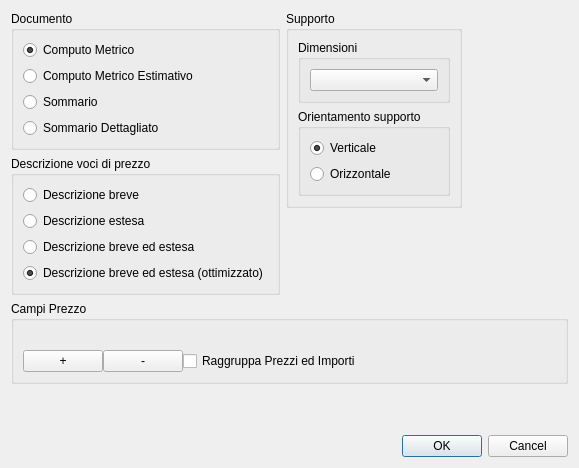
<?xml version="1.0" encoding="UTF-8"?>
<ui version="4.0">
 <class>BillPrinterGUI</class>
 <widget class="QDialog" name="BillPrinterGUI">
  <property name="geometry">
   <rect>
    <x>0</x>
    <y>0</y>
    <width>579</width>
    <height>468</height>
   </rect>
  </property>
  <property name="windowTitle">
   <string>Stampa Computo su file ODT</string>
  </property>
  <layout class="QGridLayout" name="gridLayout_2">
   <item row="0" column="0">
    <layout class="QVBoxLayout" name="verticalLayout_2">
     <item>
      <widget class="QGroupBox" name="groupBox_2">
       <property name="title">
        <string>Documento</string>
       </property>
       <layout class="QGridLayout" name="gridLayout_3">
        <item row="3" column="0">
         <widget class="QRadioButton" name="printSummaryWithDetailsRadioButton">
          <property name="text">
           <string>Sommario Dettagliato</string>
          </property>
          <property name="checked">
           <bool>false</bool>
          </property>
         </widget>
        </item>
        <item row="2" column="0">
         <widget class="QRadioButton" name="printSummaryRadioButton">
          <property name="text">
           <string>Sommario</string>
          </property>
          <property name="checked">
           <bool>false</bool>
          </property>
         </widget>
        </item>
        <item row="1" column="0">
         <widget class="QRadioButton" name="printBillRadioButton">
          <property name="text">
           <string>Computo Metrico Estimativo</string>
          </property>
          <property name="checked">
           <bool>false</bool>
          </property>
         </widget>
        </item>
        <item row="0" column="0">
         <widget class="QRadioButton" name="printEmptyBillRadioButton">
          <property name="text">
           <string>Computo Metrico</string>
          </property>
          <property name="checked">
           <bool>true</bool>
          </property>
         </widget>
        </item>
       </layout>
      </widget>
     </item>
     <item>
      <widget class="QGroupBox" name="groupBox">
       <property name="title">
        <string>Descrizione voci di prezzo</string>
       </property>
       <layout class="QGridLayout" name="gridLayout_5">
        <item row="0" column="0">
         <widget class="QRadioButton" name="printShortDescRadioButton">
          <property name="text">
           <string>Descrizione breve</string>
          </property>
         </widget>
        </item>
        <item row="1" column="0">
         <widget class="QRadioButton" name="printLongDescRadioButton">
          <property name="text">
           <string>Descrizione estesa</string>
          </property>
         </widget>
        </item>
        <item row="2" column="0">
         <widget class="QRadioButton" name="printShortLongDescRadioButton">
          <property name="text">
           <string>Descrizione breve ed estesa</string>
          </property>
         </widget>
        </item>
        <item row="3" column="0">
         <widget class="QRadioButton" name="printShortLongDescOptRadioButton">
          <property name="text">
           <string>Descrizione breve ed estesa (ottimizzato)</string>
          </property>
          <property name="checked">
           <bool>true</bool>
          </property>
         </widget>
        </item>
       </layout>
      </widget>
     </item>
    </layout>
   </item>
   <item row="0" column="1">
    <layout class="QVBoxLayout" name="verticalLayout">
     <item>
      <widget class="QGroupBox" name="groupBox_3">
       <property name="title">
        <string>Supporto</string>
       </property>
       <layout class="QGridLayout" name="gridLayout">
        <item row="0" column="0">
         <widget class="QGroupBox" name="paperDImensionsGroupBox">
          <property name="title">
           <string>Dimensioni</string>
          </property>
          <layout class="QGridLayout" name="gridLayout_7">
           <item row="0" column="0">
            <widget class="QComboBox" name="paperDimensionsComboBox"/>
           </item>
          </layout>
         </widget>
        </item>
        <item row="1" column="0">
         <widget class="QGroupBox" name="paperOrientationGroupBox">
          <property name="title">
           <string>Orientamento supporto</string>
          </property>
          <layout class="QGridLayout" name="gridLayout_4">
           <item row="1" column="0">
            <widget class="QRadioButton" name="paperHorizzontalRadioButton">
             <property name="text">
              <string>Orizzontale</string>
             </property>
             <property name="checked">
              <bool>false</bool>
             </property>
            </widget>
           </item>
           <item row="0" column="0">
            <widget class="QRadioButton" name="paperVerticalRadioButton">
             <property name="text">
              <string>Verticale</string>
             </property>
             <property name="checked">
              <bool>true</bool>
             </property>
            </widget>
           </item>
          </layout>
         </widget>
        </item>
       </layout>
      </widget>
     </item>
     <item>
      <spacer name="verticalSpacer_3">
       <property name="orientation">
        <enum>Qt::Vertical</enum>
       </property>
       <property name="sizeHint" stdset="0">
        <size>
         <width>20</width>
         <height>40</height>
        </size>
       </property>
      </spacer>
     </item>
    </layout>
   </item>
   <item row="0" column="2">
    <spacer name="horizontalSpacer">
     <property name="orientation">
      <enum>Qt::Horizontal</enum>
     </property>
     <property name="sizeHint" stdset="0">
      <size>
       <width>370</width>
       <height>20</height>
      </size>
     </property>
    </spacer>
   </item>
   <item row="1" column="0" colspan="3">
    <widget class="QGroupBox" name="priceFieldsGroupBox">
     <property name="title">
      <string>Campi Prezzo</string>
     </property>
     <layout class="QGridLayout" name="priceFieldsGroupBoxLayout">
      <property name="spacing">
       <number>0</number>
      </property>
      <item row="2" column="0">
       <layout class="QHBoxLayout" name="priceFieldComboBoxLayout">
        <item>
         <layout class="QHBoxLayout" name="horizontalLayout"/>
        </item>
        <item>
         <spacer name="horizontalSpacer_3">
          <property name="orientation">
           <enum>Qt::Horizontal</enum>
          </property>
          <property name="sizeHint" stdset="0">
           <size>
            <width>40</width>
            <height>20</height>
           </size>
          </property>
         </spacer>
        </item>
       </layout>
      </item>
      <item row="4" column="0">
       <layout class="QGridLayout" name="priceFieldPushButtonLayout">
        <item row="0" column="0">
         <widget class="QPushButton" name="insertPriceFieldPushButton">
          <property name="text">
           <string>+</string>
          </property>
         </widget>
        </item>
        <item row="0" column="3">
         <spacer name="piceFieldPushButtonSpacer">
          <property name="orientation">
           <enum>Qt::Horizontal</enum>
          </property>
          <property name="sizeHint" stdset="0">
           <size>
            <width>40</width>
            <height>20</height>
           </size>
          </property>
         </spacer>
        </item>
        <item row="0" column="1">
         <widget class="QPushButton" name="removePriceFieldPushButton">
          <property name="text">
           <string>-</string>
          </property>
         </widget>
        </item>
        <item row="0" column="2">
         <widget class="QCheckBox" name="groupPriceAmountCheckBox">
          <property name="text">
           <string>Raggruppa Prezzi ed Importi</string>
          </property>
         </widget>
        </item>
       </layout>
      </item>
     </layout>
    </widget>
   </item>
   <item row="2" column="0">
    <spacer name="verticalSpacer">
     <property name="orientation">
      <enum>Qt::Vertical</enum>
     </property>
     <property name="sizeHint" stdset="0">
      <size>
       <width>20</width>
       <height>40</height>
      </size>
     </property>
    </spacer>
   </item>
   <item row="3" column="1" colspan="2">
    <widget class="QDialogButtonBox" name="buttonBox">
     <property name="orientation">
      <enum>Qt::Horizontal</enum>
     </property>
     <property name="standardButtons">
      <set>QDialogButtonBox::Cancel|QDialogButtonBox::Ok</set>
     </property>
    </widget>
   </item>
  </layout>
 </widget>
 <resources/>
 <connections>
  <connection>
   <sender>buttonBox</sender>
   <signal>accepted()</signal>
   <receiver>BillPrinterGUI</receiver>
   <slot>accept()</slot>
   <hints>
    <hint type="sourcelabel">
     <x>248</x>
     <y>254</y>
    </hint>
    <hint type="destinationlabel">
     <x>157</x>
     <y>274</y>
    </hint>
   </hints>
  </connection>
  <connection>
   <sender>buttonBox</sender>
   <signal>rejected()</signal>
   <receiver>BillPrinterGUI</receiver>
   <slot>reject()</slot>
   <hints>
    <hint type="sourcelabel">
     <x>316</x>
     <y>260</y>
    </hint>
    <hint type="destinationlabel">
     <x>286</x>
     <y>274</y>
    </hint>
   </hints>
  </connection>
 </connections>
</ui>
